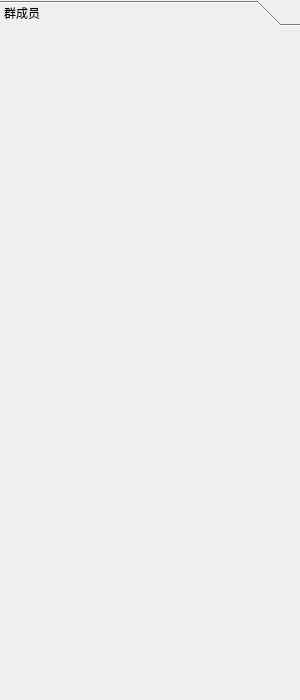
<?xml version="1.0" encoding="UTF-8"?>
<ui version="4.0">
 <class>DialogList</class>
 <widget class="QWidget" name="DialogList">
  <property name="geometry">
   <rect>
    <x>0</x>
    <y>0</y>
    <width>300</width>
    <height>700</height>
   </rect>
  </property>
  <property name="windowTitle">
   <string>qq</string>
  </property>
  <layout class="QVBoxLayout" name="verticalLayout">
   <property name="spacing">
    <number>6</number>
   </property>
   <property name="leftMargin">
    <number>0</number>
   </property>
   <property name="topMargin">
    <number>0</number>
   </property>
   <property name="rightMargin">
    <number>0</number>
   </property>
   <property name="bottomMargin">
    <number>0</number>
   </property>
   <item>
    <widget class="QToolBox" name="toolBox">
     <property name="currentIndex">
      <number>0</number>
     </property>
     <widget class="QWidget" name="page">
      <property name="geometry">
       <rect>
        <x>0</x>
        <y>0</y>
        <width>300</width>
        <height>670</height>
       </rect>
      </property>
      <attribute name="label">
       <string>群成员</string>
      </attribute>
      <layout class="QVBoxLayout" name="vLayout">
       <property name="leftMargin">
        <number>0</number>
       </property>
       <property name="topMargin">
        <number>0</number>
       </property>
       <property name="rightMargin">
        <number>0</number>
       </property>
       <property name="bottomMargin">
        <number>0</number>
       </property>
      </layout>
     </widget>
    </widget>
   </item>
  </layout>
 </widget>
 <resources/>
 <connections/>
</ui>
